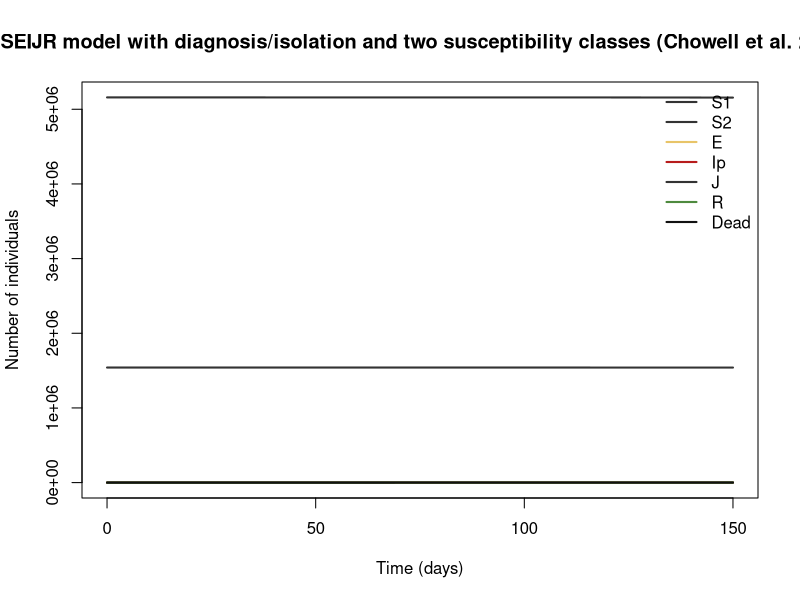

Source code (R):
## SARS SEIJR model with diagnosis/isolation and two susceptibility classes (Chowell et al. 2003/2004)
## SARS (the template also suits MERS).
## Parameter values: 0 of 11 checked against the source; the rest are recalled or illustrative.
##
## Generated from a compartmental model diagram (model format v1).
## Regenerating from the same diagram always gives this exact file.
##
## Compartments: S1, S2, E, Ip, J, R, Dead
## Flows (time unit: days):
##   S1 -> E     : foi * S1
##   S2 -> E     : p_low * foi * S2
##   E -> Ip     : k_inc * E
##   Ip -> J     : alpha_d * Ip
##   Ip -> R     : g1 * Ip
##   Ip -> Dead  : delta_d * Ip
##   J -> R      : g2 * J
##   J -> Dead   : delta_d * J

library(deSolve)

# ---- Time ------------------------------------------------------------
times <- seq(0, 150, by = 0.2)  # days

# ---- Parameters ------------------------------------------------------
parameters <- c(
  beta_s = 0.25,     # transmission rate (1/day)
  q_e = 0.1,         # relative infectiousness of E
  l_iso = 0.43,      # relative infectiousness of J
  p_low = 1 / 3,     # relative susceptibility of S2
  rho_hr = 0.77,     # initial fraction in S1
  k_inc = 0.15707,   # E to Ip (6.4-day incubation) (1/day)
  alpha_d = 0.2061,  # diagnosis and isolation (4.85 days); Toronto used 1/3 after controls (1/day)
  g1 = 0.035285,     # recovery from Ip (1/day)
  g2 = 0.0426,       # recovery from J (1/day)
  delta_d = 0.0279,  # disease death rate (1/day)
  N0 = 6.7e6         # value taken from the notes text [recalled]
)

# ---- Initial conditions ----------------------------------------------
state <- with(as.list(parameters), {
  S1 <- rho_hr * N0        # high-risk susceptible
  S2 <- (1 - rho_hr) * N0  # lower-risk susceptible (relative susceptibility p_low)
  E <- 0                   # exposed, low infectivity
  Ip <- 1                  # symptomatic infectious, undiagnosed
  J <- 0                   # diagnosed and isolated
  R <- 0                   # recovered
  Dead <- 0                # SARS deaths
  c(S1 = S1, S2 = S2, E = E, Ip = Ip, J = J, R = R, Dead = Dead)
})

# ---- Model equations -------------------------------------------------
sars_chowell_seijr_model <- function(t, state, parameters) {
  with(as.list(c(state, parameters)), {
    # Total population
    N <- S1 + S2 + E + Ip + J + R

    # Derived quantities
    foi <- beta_s * (Ip + q_e * E + l_iso * J) / N

    # Rates of change
    dS1 <- -foi * S1
    dS2 <- -p_low * foi * S2
    dE <- foi * S1 + p_low * foi * S2 - k_inc * E
    dIp <- k_inc * E - alpha_d * Ip - g1 * Ip - delta_d * Ip
    dJ <- alpha_d * Ip - g2 * J - delta_d * J
    dR <- g1 * Ip + g2 * J
    dDead <- delta_d * Ip + delta_d * J

    list(c(dS1, dS2, dE, dIp, dJ, dR, dDead))
  })
}

# ---- Solve -----------------------------------------------------------
out <- ode(y = state, times = times, func = sars_chowell_seijr_model, parms = parameters)
out <- as.data.frame(out)

# ---- Plot ------------------------------------------------------------
compartment_cols <- c(S1 = "#333333", S2 = "#333333", E = "#E8C468", Ip = "#B71C1C", J = "#333333", R = "#4E8A3E", Dead = "#111111")
matplot(out$time, out[, names(compartment_cols)], type = "l", lty = 1, lwd = 2,
        col = compartment_cols, xlab = "Time (days)", ylab = "Number of individuals",
        main = "SARS SEIJR model with diagnosis/isolation and two susceptibility classes (Chowell et al. 2003/2004)")
legend("topright", legend = names(compartment_cols), col = compartment_cols,
       lty = 1, lwd = 2, bty = "n")
